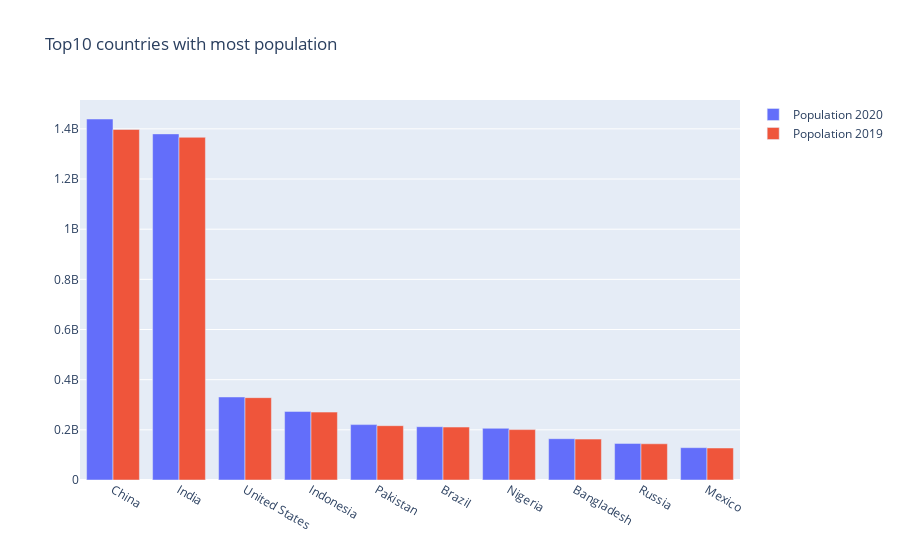

Notebook code for this chart:
### Code cell
data = df1.loc[:,['Country name','Population 2020','Population 2019']].sort_values(by='Population 2020',ascending=False).head(10)

fig = go.Figure(data=[go.Bar(name='Population 2020',x=data['Country name'],y=data['Population 2020']),
                      go.Bar(name='Popolation 2019',x=data['Country name'],y=data['Population 2019'])
                     ])

fig.update_layout(barmode='group', title_text='Top10 countries with most population')
fig.show()

### Figure 1 — Plotly figure (JSON) as saved in the notebook; plotly's stock layout.template omitted (floating-point values rounded to 4 significant figures)
{"data": [{"name": "Population 2020", "type": "bar", "x": ["China", "India", "United States", "Indonesia", "Pakistan", "Brazil", "Nigeria", "Bangladesh", "Russia", "Mexico"], "y": [1439323774, 1380004385, 331002647, 273523621, 220892331, 212559409, 206139587, 164689383, 145934460, 128932753]}, {"name": "Popolation 2019", "type": "bar", "x": ["China", "India", "United States", "Indonesia", "Pakistan", "Brazil", "Nigeria", "Bangladesh", "Russia", "Mexico"], "y": [1397715000, 1366417754, 328239523, 270625568, 216565318, 211049527, 200963599, 163046161, 144373535, 127575529]}], "layout": {"barmode": "group", "title": {"text": "Top10 countries with most population"}}}
